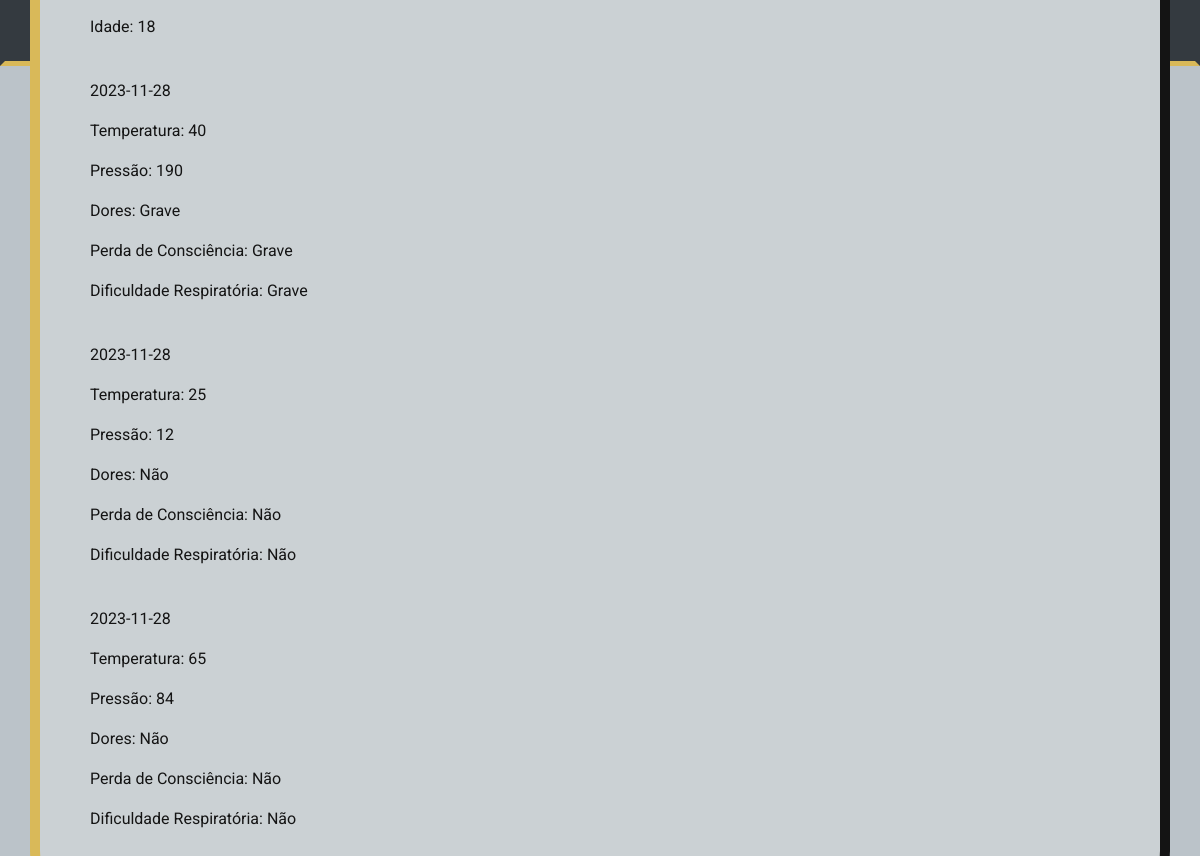
/detalhes_paciente/2 (signed in), run on the app's committed database.
### website/models.py (models this page shows)
class Paciente(db.Model):
    id = db.Column(db.Integer, primary_key=True, unique=True)
    cpf = db.Column(db.String(10000))
    nome = db.Column(db.String(10000))
    idade = db.Column(db.Integer)
    atendimentos = db.relationship('Atendimento', backref='paciente', lazy=True)

class Atendimento(db.Model):
    id = db.Column(db.Integer, primary_key=True, unique=True)
    data_atendimento = db.Column(db.Date, nullable=False, default=datetime.now)
    temperatura = db.Column(db.Integer)
    pressao  = db.Column(db.Integer)
    dores = db.Column(db.Integer)
    perda_consciencia = db.Column(db.Integer)
    dificuldade_respiratoria = db.Column(db.Integer)
    urgencia = db.Column(db.Integer)
    atendido = db.Column(db.Boolean)
    paciente_id = db.Column(db.Integer, db.ForeignKey('paciente.id'))

### website/auth.py (the view)
@auth.route('/detalhes_paciente/<int:paciente_id>')
@login_required
def detalhes_paciente(paciente_id):
    paciente = Paciente.query.get(paciente_id)
    atendimentos = Atendimento.query.filter_by(paciente_id=paciente_id).all()
    return render_template('detalhes_paciente.html', user=current_user, paciente=paciente, atendimentos=atendimentos)

### website/__init__.py (called while the page is built)
def create_app():
    app = Flask(__name__)
    app.config['SECRET_KEY'] = 'senha' #proteger o nosso site
    app.config['SQLALCHEMY_DATABASE_URI'] = f'sqlite:///{DB_NAME}'
    db.init_app(app)
    from .views import views
    from .auth import auth
    app.register_blueprint(views, url_prefix='/')
    app.register_blueprint(auth, url_prefix='/')
    from .models import User, Paciente
    with app.app_context():
        db.create_all()
        print('Banco de dados criado!')
    login_manager = LoginManager()
    login_manager.login_view = 'auth.login'
    login_manager.init_app(app)
    @login_manager.user_loader
    def load_user(id):
        return User.query.get(int(id))
    return app

### website/templates/detalhes_paciente.html (shortened to what this page needs)
{% extends "base.html" %}
{% block conteudo %}
    <p>Idade: {{ paciente.idade }}</p>
    <br/>
    {% for atendimento in atendimentos %}
      <p>{{ atendimento.data_atendimento }}</p>
      <p>Temperatura: {{ atendimento.temperatura }}</p>
      <p>Pressão: {{ atendimento.pressao }}</p>
      {% if atendimento.dores == 0 %}
        <p>Dores: Não</p>
      {% elif atendimento.dores == 1 %}
        <p>Dores: Leve</p>
      {% else %}
        <p>Dores: Grave</p>
      {% endif %}
      {% if atendimento.perda_consciencia == 0 %}
        <p>Perda de Consciência: Não</p>
      {% elif atendimento.perda_consciencia == 1 %}
        <p>Perda de Consciência: Leve</p>
      {% else %}
        <p>Perda de Consciência: Grave</p>
      {% endif %}
      {% if atendimento.dificuldade_respiratoria == 0 %}
        <p>Dificuldade Respiratória: Não</p>
      {% elif atendimento.dificuldade_respiratoria == 1 %}
        <p>Dificuldade Respiratória: Leve</p>
      {% else %}
        <p>Dificuldade Respiratória: Grave</p>
      {% endif %}
      <br/>
  {% endfor %}
{% endblock %}

### website/templates/base.html (shortened to what this page needs)
<!DOCTYPE html>
<html>
  <head>
     <link rel="stylesheet" href="https://cdnjs.cloudflare.com/ajax/libs/normalize/8.0.1/normalize.min.css" />
    <link
      rel="stylesheet"
      href="https://stackpath.bootstrapcdn.com/bootstrap/4.4.1/css/bootstrap.min.css"
    />
    <link
      rel="stylesheet"
      href="https://stackpath.bootstrapcdn.com/font-awesome/4.7.0/css/font-awesome.min.css"
    />
    <link rel="stylesheet" href="{{ url_for('static', filename='style.css') }}"/>
  </head>
  <body>
    <nav class="navbar navbar-expand-lg navbar-dark bg-dark">
        <div class="collapse navbar-collapse" id="navbar">
          <div class="navbar-nav">
            {% if user.is_authenticated %}
            <a class="nav-item nav-link" id="home" href="/">Urgências</a>
            <a class="nav-item nav-link" id="paciente" href="/paciente">Cadastrar Pacientes</a>
            <a class="nav-item nav-link" id="atendimento" href="/atendimento">Atendimento</a>
            <a class="nav-item nav-link" id="logout" href="/logout">Logout</a>
            {% else %}
            <a class="nav-item nav-link" id="login" href="/login">Login</a>
            <a class="nav-item nav-link" id="signUp" href="/sign-up">Sign Up</a>
            {% endif %}
          </div>
        </div>
    </nav>
    <div class="container">
      {% block conteudo %}
      {% endblock %}
    </div>
  </body>
</html>

### website/static/style.css (style rules this page uses)
* { font-family: 'Roboto', sans-serif; box-sizing: border-box; }
body, html { background-color: #BBC3C9; position: relative; height: 100%; }
.container { position: absolute; top: 50%; left: 50%; transform: translate(-50%, -50%); background-color: #CBD1D4; padding: 50px; color: #141414; border-radius: 5rem; border-style: solid; border-bottom-color: #D9B959; border-left-color: #D9B959; border-width: 10px; }
nav { border-style: solid; border-width: 5px; border-color: transparent; border-bottom-color: #D9B959; }

### data on the page
Paciente: idade "18"
Atendimento: data_atendimento "2023-11-28", temperatura "40", pressao "190", dores "Dores: Grave", perda_consciencia "Perda de Consciência: Grave", dificuldade_respiratoria "Dificuldade Respiratória: Grave"
Atendimento: data_atendimento "2023-11-28", temperatura "25", pressao "12", dores "Dores: Não", perda_consciencia "Perda de Consciência: Não", dificuldade_respiratoria "Dificuldade Respiratória: Não"
Atendimento: data_atendimento "2023-11-28", temperatura "65", pressao "84", dores "Dores: Não", perda_consciencia "Perda de Consciência: Não", dificuldade_respiratoria "Dificuldade Respiratória: Não"
